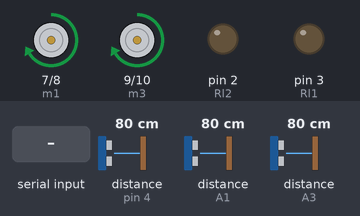
A sketch run on a simulated Arduino Uno, built with avr-gcc and run on an emulated ATmega328P. Parts: motor-driver pin pairs drawn as motors (green arrow = first pin HIGH = forward, orange = second pin HIGH = backward, longer = more drive, scaled by the enable pin), output pins drawn as LEDs (lit = HIGH). Wiring (inferred from the names in the program): 3 × ultrasonic range finder: trigger pin 5, echo pin 4 / trigger A2, echo A1 / trigger A4, echo A3. Inputs (shaded band) come from the test bench; at power-on: distance to the obstacle (sensors on pin 4, A3, A1) 80 cm. The echo pulse lasts 58.3 µs per cm; pins used as bus, display or sensor lines are not drawn; what the sketch prints to the serial monitor is not drawn.

Above: at 3.2 s.
3.3 s: distance to the obstacle (sensor on pin 4) set to 28 cm
4.8 s: distance to the obstacle (sensor on pin 4) set to 23 cm
At 5.29 s:
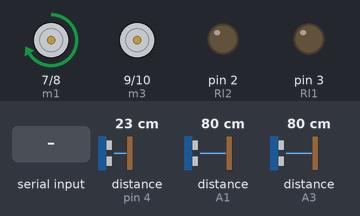
7.8 s: distance to the obstacle (sensor on A3) set to 28 cm
10.8 s: distance to the obstacle (sensor on A3) set to 23 cm
At 11.14 s:
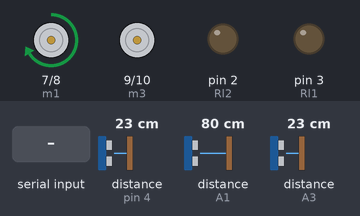
12.8 s: byte 1 (1) received over Serial
At 13.1 s:
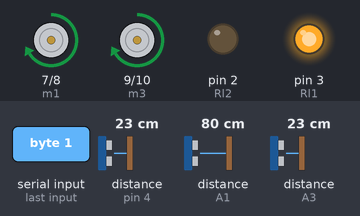
14.3 s: distance to the obstacle (sensor on A1) set to 25 cm
15.8 s: distance to the obstacle (sensor on A1) set to 19 cm
At 16.28 s:
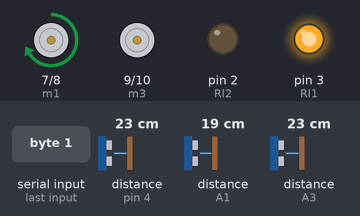
Timing chart, 0 to 19.8 s (numbered marks = the images above; inputs shaded):
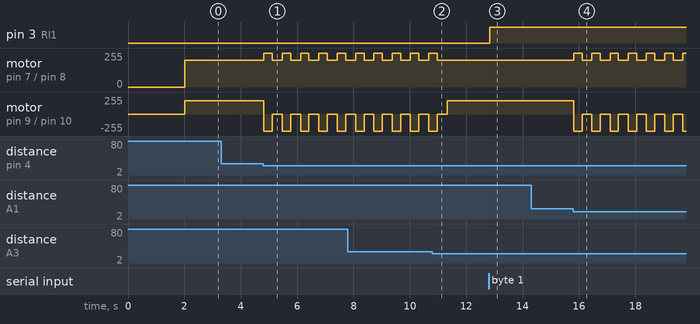

Measured:
- the behaviour switches between 27 and 26 cm on distance to the obstacle (sensor on pin 4) (found by bisection; images 0 and 1)
- the behaviour switches between 27 and 26 cm on distance to the obstacle (sensor on A3) (found by bisection; images 1 and 2)
- the behaviour switches between 22 and 21 cm on distance to the obstacle (sensor on A1) (found by bisection; images 3 and 4)
- after the input at 3.3 s, every drawn part: stays the same
- after the input at 4.8 s, motor on pin 7 (m1) / pin 8 (m2): alternates forward 255/255 for 0.30 s and forward 200/255 for 0.35 s, starting at once; motor on pin 9 (m3) / pin 10 (m4): alternates backward 255/255 for 0.30 s and stopped for 0.35 s, starting at once
- after the input at 10.8 s, motor on pin 7 (m1) / pin 8 (m2): goes on until 11.0 s, then stays forward 200/255
- after the input at 12.8 s, pin 3 (Rl1): LOW → HIGH at once
- after the input at 14.3 s, every drawn part: stays the same
- after the input at 15.8 s, motor on pin 7 (m1) / pin 8 (m2): alternates forward 255/255 for 0.30 s and forward 200/255 for 0.35 s, starting at once; motor on pin 9 (m3) / pin 10 (m4): alternates backward 255/255 for 0.30 s and stopped for 0.35 s, starting at once

The sketch:

Arduino_Nano_Movement.ino
```cpp
#define trig1 5 //depan
#define echo1 4
#define trig2 A4 //kanan
#define echo2 A3
#define trig3 A2 //kiri
#define echo3 A1
#define ea 6
#define m1 7
#define m2 8
#define m3 9
#define m4 10
#define eb 11
#define limit_jarak 20
#define Rl1 3
#define Rl2 2

long echotime;
int distance;
long echotime1;
long echotime2;
long echotime3;
int range1;
int range2;
int range3;
bool dt_kiri, dt_kanan, dt_depan;
byte bit_control;
String data_sensor;
int pump;

void setup() {
  Serial.begin(115200);
  pinMode(trig1, OUTPUT);
  pinMode(echo1, INPUT);
  pinMode(trig2, OUTPUT);
  pinMode(echo2, INPUT);
  pinMode(trig3, OUTPUT);
  pinMode(echo3, INPUT);
  pinMode(m1,OUTPUT);
  pinMode(m2,OUTPUT);
  pinMode(ea,OUTPUT);
  pinMode(m3,OUTPUT);
  pinMode(m4,OUTPUT);
  pinMode(eb,OUTPUT);
  pinMode(Rl1,OUTPUT);
  pinMode(Rl2,OUTPUT);
  Serial.println(F("Arduino Restart"));
  delay(2000);
}

void loop() {
  run_motor();
  delay(40);
  ///////////////////////////
  if (Serial.available() > 0){
    pump = Serial.read();
    if (pump == 0){
      digitalWrite(Rl1,LOW);
    }
    else if (pump == 1){
      digitalWrite(Rl1,HIGH);
    }
    ///////////////////////////
    if (pump == 2){
      digitalWrite(Rl2,LOW);
    }
    else if (pump == 3){
      digitalWrite(Rl2,HIGH);
    }
  }
}
//void sensor1(){
//  digitalWrite(trig1, HIGH);
//  delayMicroseconds(10);
//  digitalWrite(trig1, LOW);
//  echotime= pulseIn(echo1, HIGH);
//  range1= echotime * 0.034/2;
//}
//void sensor2(){
//  digitalWrite(trig2, HIGH);
//  delayMicroseconds(10);
//  digitalWrite(trig2, LOW);
//  echotime= pulseIn(echo2, HIGH);
//  range2= echotime * 0.034/2;
//}
//void sensor3(){
//  digitalWrite(trig3, HIGH);
//  delayMicroseconds(10);
//  digitalWrite(trig3, LOW);
//  echotime= pulseIn(echo3, HIGH);
//  range3= echotime * 0.034/2;
//}

void baca_sensor(int trigPin, int echoPin){
  digitalWrite(trigPin, LOW);
  delayMicroseconds(1);
  digitalWrite(trigPin, HIGH);
  delayMicroseconds(10);
  digitalWrite(trigPin,LOW);
  echotime = pulseIn(echoPin, HIGH);
  distance = echotime * 0.034/2;
}
void get_data(){
  baca_sensor(trig3,echo3);
  range3 = distance;
  baca_sensor(trig2,echo2);
  range2 = distance;
  baca_sensor(trig1,echo1);
  range1 = distance;
}
void cacah(){
  if ( range3 >= 0 && range3 <= limit_jarak ){ dt_kiri = 1; } if ( range3 > limit_jarak ){
    dt_kiri = 0;
  }
//------------------------------------------
  if ( range2 >= 0 && range2 <= limit_jarak ){ dt_kanan = 1; } if ( range2 > limit_jarak ){
    dt_kanan = 0;
  }
//------------------------------------------
  if ( range1 >= 0 && range1 <= limit_jarak ){ dt_depan = 1; } if ( range2 > limit_jarak ){
    dt_depan = 0;
  }
//..........................................
//if ( range1 <= 50 && range1 > limit_jarak){ dt_depan = 2; }
//if ( range2 <= 50 && range2 > limit_jarak){ dt_kanan = 2; }
//if ( range3 <= 50 && range3 > limit_jarak){ dt_kiri = 2; }
}
void control(){
  if ( dt_kiri == 1 && dt_depan == 1 && dt_kanan == 1){
    bit_control = 4;
  }
  else if ( dt_kiri == 1 && dt_depan == 0 && dt_kanan == 1){
    bit_control = 1;
  }
  else if ( range2 > 25 && range1 <= 25 && range3 > 25){
    bit_control = 6;
  }
  else if ( dt_kiri == 0 && dt_depan == 0 && dt_kanan == 1){
    bit_control = 2;
  }
  else if ( dt_kiri == 1 && dt_depan == 0 && dt_kanan == 0){
    bit_control = 3;
  }
  else if ( dt_kiri == 0 && dt_depan == 0 && dt_kanan == 0){
    bit_control = 1;
  }
}
void run_motor(){
//  sensor1(); //depan
//  sensor2(); //kanan
//  sensor3(); //kiri
  get_data();
  cacah();
//  Serial.print("Sensor depan=");
//  Serial.print(range1);
//  Serial.println(" cm");
//  Serial.print("Sensor kanan=");
//  Serial.print(range2);
//  Serial.println(" cm");
//  Serial.print("Sensor kiri=");
//  Serial.print(range3);
//  Serial.println(" cm");
  control();
  switch(bit_control){
  case 1:
    maju();
  break;
  case 2:
    kiri();
  break;
  case 3:
    kanan();
  break;
  case 4:
    berhenti();
  break;
  case 5:
    slow();
  break;
  case 6:
    kanan();
  break;
  }
}
void maju()
{
  digitalWrite(m1,HIGH); //kiri
  digitalWrite(m2,LOW);
  analogWrite(ea,200);
  digitalWrite(m3,HIGH); //kanan
  digitalWrite(m4,LOW);
  analogWrite(eb,200);
}
void kiri()
{
  //belok kiri
  digitalWrite(m3,HIGH); //kiri
  digitalWrite(m4,LOW);
  analogWrite(ea,255);
  digitalWrite(m1,LOW); //kanan
  digitalWrite(m2,HIGH);
  analogWrite(eb,255);
  delay(300);
  digitalWrite(m3,HIGH); //kiri
  digitalWrite(m4,LOW);
  analogWrite(ea,255);
  digitalWrite(m1,LOW); //kanan
  digitalWrite(m2,LOW);
  analogWrite(eb,0);
  delay(300);
}
void kanan()
{
  //belok kanan
  digitalWrite(m1,HIGH); //kiri
  digitalWrite(m2,LOW);
  analogWrite(ea,255);
  digitalWrite(m3,LOW); //kanan
  digitalWrite(m4,HIGH);
  analogWrite(eb,255);
  delay(300);
  digitalWrite(m1,HIGH); //kiri
  digitalWrite(m2,LOW);
  analogWrite(ea,200);
  digitalWrite(m3,LOW); //kanan
  digitalWrite(m4,LOW);
  analogWrite(eb,0);
  delay(300);
}
void berhenti()
{
  digitalWrite(m1,LOW); //kiri
  digitalWrite(m2,LOW);
  analogWrite(ea,0);
  digitalWrite(m3,LOW); //kanan
  digitalWrite(m4,LOW);
  analogWrite(eb,0);
}
void slow()
{
  digitalWrite(m1,HIGH); //kiri
  digitalWrite(m2,LOW);
  analogWrite(ea,180);
  digitalWrite(m3,HIGH); //kanan
  digitalWrite(m4,LOW);
  analogWrite(eb,180);
}
```
